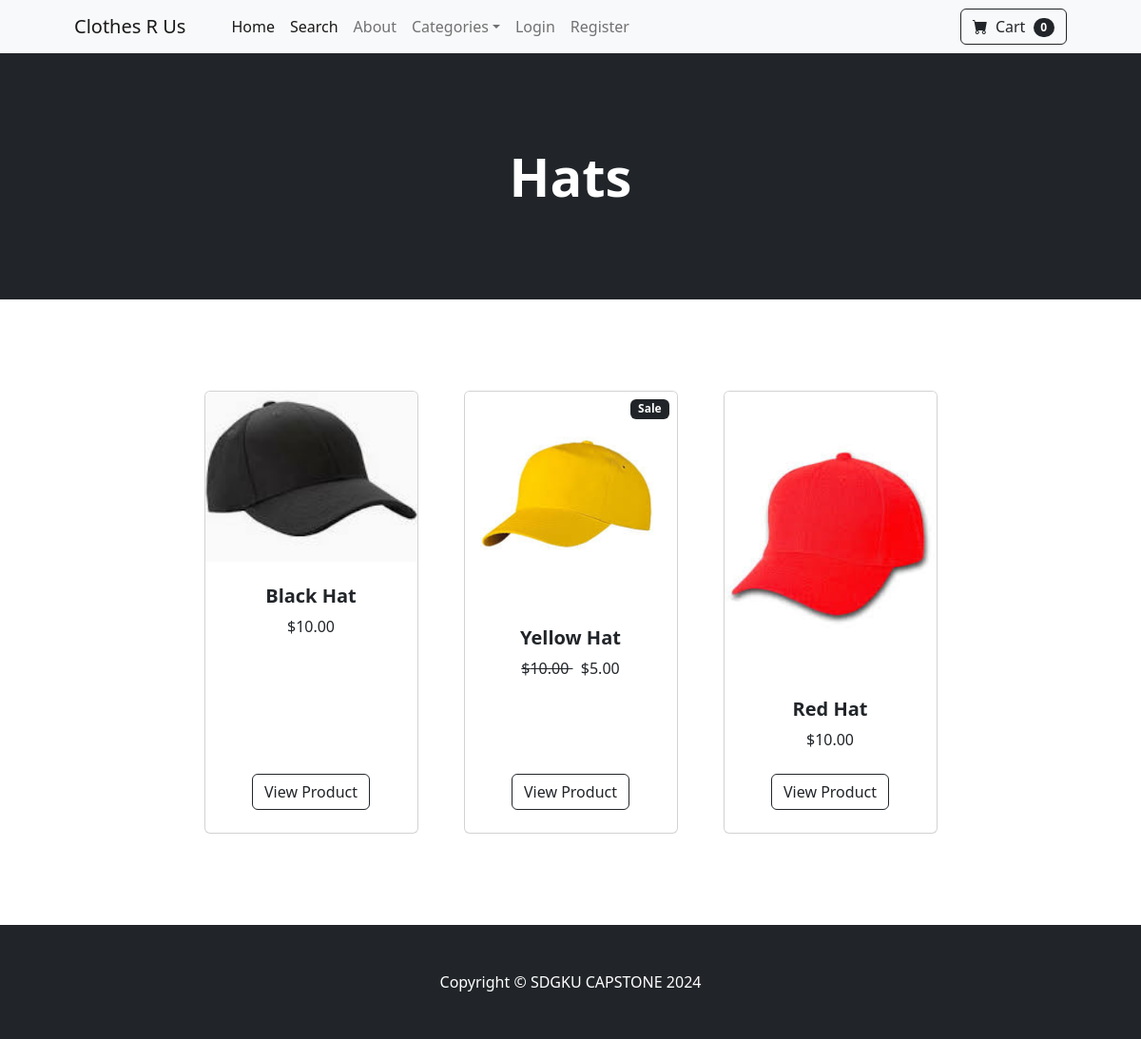
/category/Hats, run on an earlier commit of the app's database.
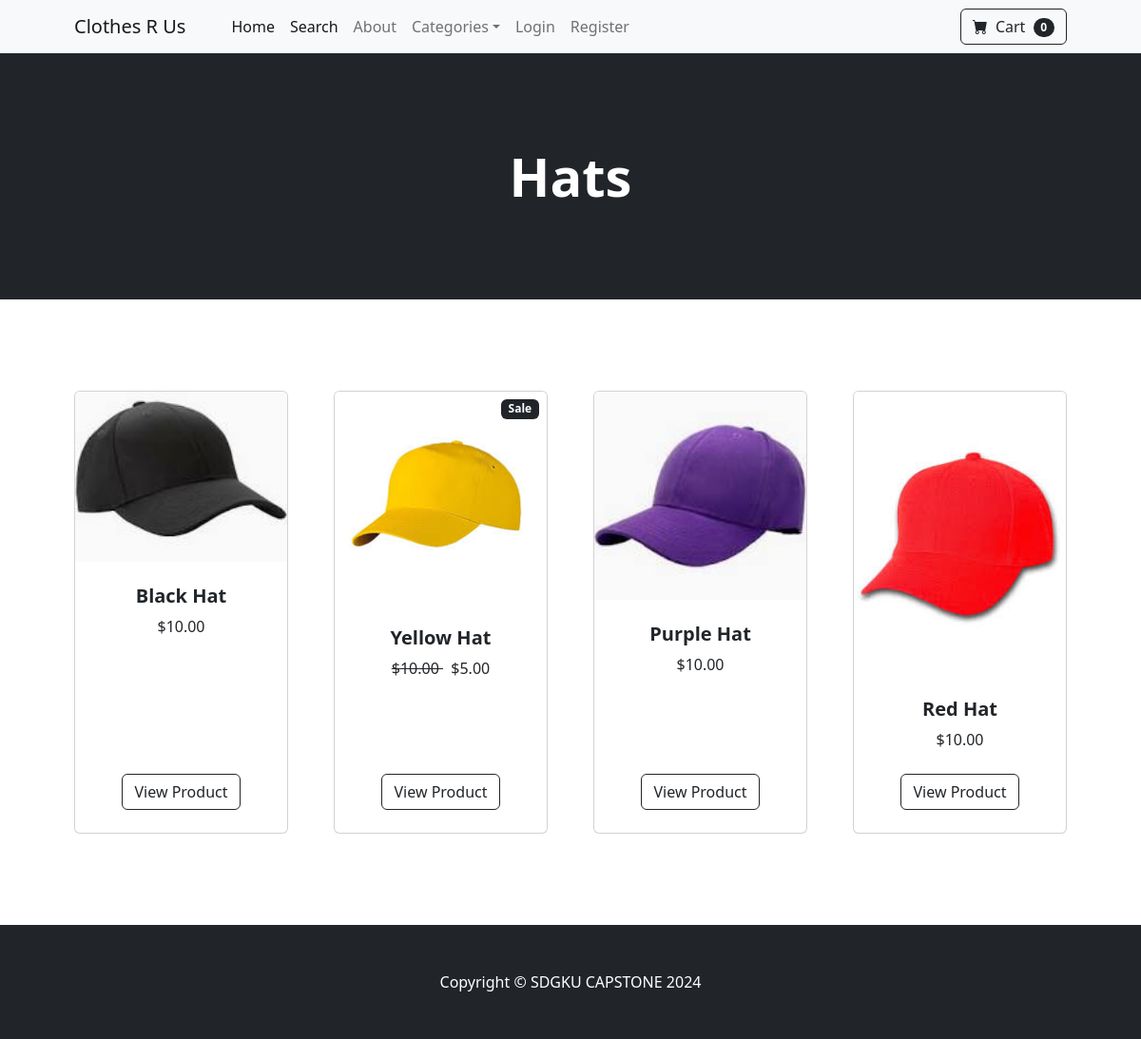
And on a later commit of the database.
### pages/models.py (models this page shows, shortened)
class Product(models.Model):
    name = models.CharField(max_length=100)
    price = models.DecimalField(default=0, decimal_places=2, max_digits=6)
    category = models.ForeignKey(Category, on_delete=models.CASCADE, default=1)
    description = models.CharField(max_length=250, default='', blank=True, null=True)
    image = models.ImageField(upload_to="uploads/product/")
    is_sale = models.BooleanField(default=False)
    sale_price = models.DecimalField(default=0, decimal_places=2, max_digits=6)

### pages/views.py (the view)
# urls.py: path('category/<str:foo>', views.category, name='category'),
def category(request, foo):
    try:
        category = Category.objects.get(name=foo)
        products = Product.objects.filter(category=category)
        return render(request, 'category.html', {'products':products, 'category':category})
    except:
        messages.success(request, ("That Category Doesn't Exist..."))
        return redirect('products')

### cart/cart.py (called while the page is built)
    def __len__(self):
        return len(self.cart)

### cart/context_processors.py (called while the page is built)
def cart(request):
    return{'cart': Cart(request)}

### pages/models.py (called while the page is built)
    def __str__(self):
        return self.name

### pages/templates/category.html (shortened to what this page needs)
{% extends 'base.html' %}
{% block content %}
<header class="bg-dark py-5">
    <div class="container px-4 px-lg-5 my-5">
        <div class="text-center text-white">
            <h1 class="display-4 fw-bolder">{{ category }}</h1>
        </div>
    </div>
</header>
<section class="py-5">
    <div class="container px-4 px-lg-5 mt-5">
        <div class="row gx-4 gx-lg-5 row-cols-2 row-cols-md-3 row-cols-xl-4 justify-content-center">
            {% for product in products %}
                {% if product.is_sale %}
                <div class="col mb-5">
                    <div class="card h-100">
                        <div class="badge bg-dark text-white position-absolute" style="top: 0.5rem; right: 0.5rem">Sale</div>
                        <img class="card-img-top" src="{{ product.image.url }}" alt="..." />
                        <div class="card-body p-4">
                            <div class="text-center">
                                <h5 class="fw-bolder">{{ product.name }}</h5>
                                <strike>
                                ${{ product.price }}
                                </strike>
                                &nbsp;
                                ${{ product.sale_price }}
                            </div>
                        </div>
                        <div class="card-footer p-4 pt-0 border-top-0 bg-transparent">
                            <div class="text-center"><a class="btn btn-outline-dark mt-auto" href="{% url 'product' product.id %}">View Product</a></div>
                        </div>
                    </div>
                </div>
                {% else %}
            <div class="col mb-5">
                <div class="card h-100">
                    <img class="card-img-top" src="{{ product.image.url }}" alt="..." />
                    <div class="card-body p-4">
                        <div class="text-center">
                            <h5 class="fw-bolder">{{ product.name }}</h5>
                            ${{ product.price }}
                        </div>
                    </div>
                    <div class="card-footer p-4 pt-0 border-top-0 bg-transparent">
                        <div class="text-center"><a class="btn btn-outline-dark mt-auto" href="{% url 'product' product.id %}">View Product</a></div>
                    </div>
                </div>
            </div>
                {% endif %}
            {% endfor %}
        </div>
    </div>
</section>
{% endblock %}

What changed in the data, as far as the page shows it:
now on this page (row edited): Product: image (picture), name "Purple Hat", price "10.00"
